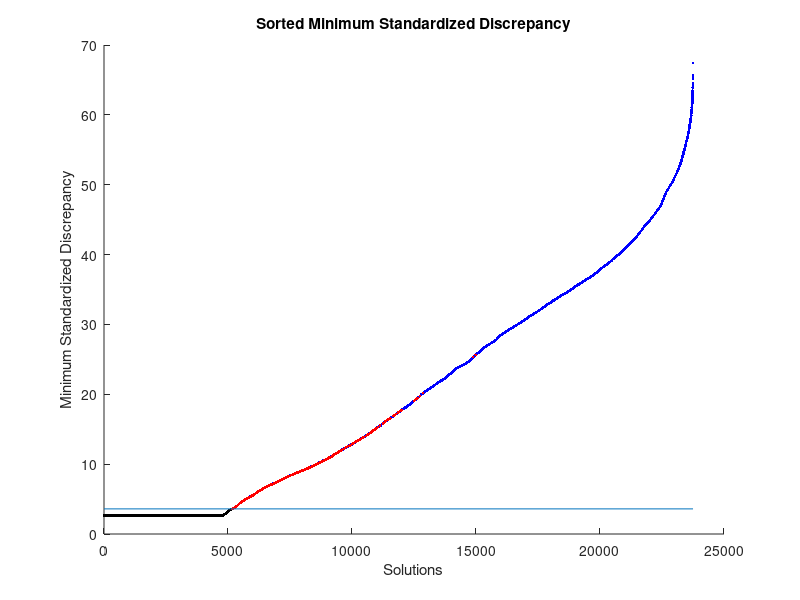

Write MATLAB code to recreate this figure. (Note: this script raises an error after producing the figure.)
load('tandem_M=1_iid_convex_budget_25.mat')

[sort_D_x0s, rerank] = sort(D_x0s);

group = zeros(size(D_x0s));
group(zs(rerank) == -Inf) = 1;
group(zs(rerank) == 0) = 2;
group(zs(rerank) == Inf) = 3;
groupColors = [0 0 1; 0 0 0; 1 0 0]; 
gscatter(1:size(D_x0s,1), sort_D_x0s, group, groupColors,'.')

xlabel('Solutions')
ylabel('Minimum Standardized Discrepancy')
title('Sorted Minimum Standardized Discrepancy')
line([0, card_feas_region], [D_cutoff_dinf, D_cutoff_dinf])
legend off
%intersect(feas_region(S_indicators_dinf==1,:), feas_region(S_poly_indicators_dinf==1,:),'rows')

%% Reproduce PO bug

bug_soln_index = find(zs == Inf, 1);
x0 = feas_region(bug_soln_index,:);

addpath('..\..\src')
[A, C, b] = setup_convex(x0, exp_set, prop_params);

p = size(A,1); % Number of constraints
k = size(A,2); % Number of solutions in experimental set
q = size(C,2); % Number of unprojected components

bprime = b + D_cutoff_dinf * abs(A)*sqrt(sample_var./n_vec);

f_LP = bprime - A*sample_mean;
A_LP = -speye(p);
b_LP = zeros(p,1);
Aeq_LP = C';
beq_LP = zeros(q,1);

[~, z, exit_flag] = linprog(f_LP, A_LP, b_LP, Aeq_LP, beq_LP, [], [], []);
R = rref(Aeq_LP);
[~, z, exit_flag] = linprog(f_LP, A_LP, b_LP, R(1:end-1,:), beq_LP(1:end-1), [], [], []);

